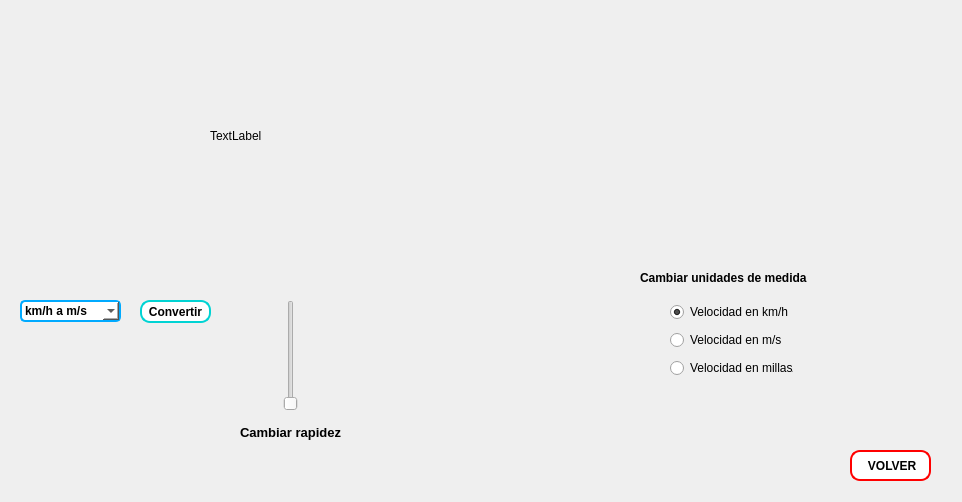
<?xml version="1.0" encoding="UTF-8"?>
<ui version="4.0">
 <class>ConversionVelocidad</class>
 <widget class="QDialog" name="ConversionVelocidad">
  <property name="geometry">
   <rect>
    <x>0</x>
    <y>0</y>
    <width>962</width>
    <height>502</height>
   </rect>
  </property>
  <property name="minimumSize">
   <size>
    <width>962</width>
    <height>502</height>
   </size>
  </property>
  <property name="maximumSize">
   <size>
    <width>962</width>
    <height>502</height>
   </size>
  </property>
  <property name="windowTitle">
   <string>CONVERSIONES VELOCIDAD</string>
  </property>
  <widget class="QWidget" name="verticalLayoutWidget_2">
   <property name="geometry">
    <rect>
     <x>340</x>
     <y>230</y>
     <width>241</width>
     <height>221</height>
    </rect>
   </property>
   <layout class="QVBoxLayout" name="vL_velocimetro"/>
  </widget>
  <widget class="QSlider" name="vS_control_velocidad">
   <property name="geometry">
    <rect>
     <x>280</x>
     <y>300</y>
     <width>22</width>
     <height>111</height>
    </rect>
   </property>
   <property name="orientation">
    <enum>Qt::Vertical</enum>
   </property>
  </widget>
  <widget class="QComboBox" name="cB_conversiones_velocidad">
   <property name="geometry">
    <rect>
     <x>20</x>
     <y>300</y>
     <width>101</width>
     <height>22</height>
    </rect>
   </property>
   <property name="styleSheet">
    <string notr="true">background-color: rgb(255, 255, 255);
border-radius: 5px;
border: 1.5px solid  rgb(0, 170, 255);
font-weight: bold;</string>
   </property>
   <item>
    <property name="text">
     <string>km/h a m/s</string>
    </property>
   </item>
   <item>
    <property name="text">
     <string>km/h a mi/h</string>
    </property>
   </item>
   <item>
    <property name="text">
     <string>m/s a km/h</string>
    </property>
   </item>
   <item>
    <property name="text">
     <string>m/s a mi/h</string>
    </property>
   </item>
   <item>
    <property name="text">
     <string>mi/h a km/h</string>
    </property>
   </item>
   <item>
    <property name="text">
     <string>mi/h a m/s</string>
    </property>
   </item>
  </widget>
  <widget class="QPushButton" name="btn_convertir_velocidad">
   <property name="geometry">
    <rect>
     <x>140</x>
     <y>300</y>
     <width>71</width>
     <height>23</height>
    </rect>
   </property>
   <property name="styleSheet">
    <string notr="true">background-color: rgb(255, 255, 255);
border-radius: 10px;
border: 2px solid  rgb(0, 211, 211);
font-weight: bold;</string>
   </property>
   <property name="text">
    <string>Convertir</string>
   </property>
  </widget>
  <widget class="QWidget" name="verticalLayoutWidget_3">
   <property name="geometry">
    <rect>
     <x>670</x>
     <y>300</y>
     <width>123</width>
     <height>80</height>
    </rect>
   </property>
   <layout class="QVBoxLayout" name="verticalLayout_3">
    <item>
     <widget class="QRadioButton" name="rB_v_km">
      <property name="sizePolicy">
       <sizepolicy hsizetype="Fixed" vsizetype="Fixed">
        <horstretch>0</horstretch>
        <verstretch>0</verstretch>
       </sizepolicy>
      </property>
      <property name="text">
       <string>Velocidad en km/h</string>
      </property>
      <property name="checked">
       <bool>true</bool>
      </property>
     </widget>
    </item>
    <item>
     <widget class="QRadioButton" name="rB_v_m">
      <property name="sizePolicy">
       <sizepolicy hsizetype="Fixed" vsizetype="Fixed">
        <horstretch>0</horstretch>
        <verstretch>0</verstretch>
       </sizepolicy>
      </property>
      <property name="text">
       <string>Velocidad en m/s</string>
      </property>
     </widget>
    </item>
    <item>
     <widget class="QRadioButton" name="rB_v_millas">
      <property name="sizePolicy">
       <sizepolicy hsizetype="Fixed" vsizetype="Fixed">
        <horstretch>0</horstretch>
        <verstretch>0</verstretch>
       </sizepolicy>
      </property>
      <property name="text">
       <string>Velocidad en millas/h</string>
      </property>
     </widget>
    </item>
   </layout>
  </widget>
  <widget class="QLabel" name="lb_animacion_velocidad">
   <property name="geometry">
    <rect>
     <x>210</x>
     <y>20</y>
     <width>531</width>
     <height>231</height>
    </rect>
   </property>
   <property name="text">
    <string>TextLabel</string>
   </property>
  </widget>
  <widget class="QToolButton" name="btn_volver">
   <property name="geometry">
    <rect>
     <x>850</x>
     <y>450</y>
     <width>81</width>
     <height>31</height>
    </rect>
   </property>
   <property name="styleSheet">
    <string notr="true">background-color: rgb(255, 255, 255);
border-radius: 10px;
border: 2px solid  rgb(255, 0, 0);
font-weight: bold;</string>
   </property>
   <property name="text">
    <string> VOLVER</string>
   </property>
   <property name="icon">
    <iconset resource="imagen.qrc">
     <normaloff>:/new/prefix1/recursos/icono_volver.png</normaloff>:/new/prefix1/recursos/icono_volver.png</iconset>
   </property>
   <property name="toolButtonStyle">
    <enum>Qt::ToolButtonTextBesideIcon</enum>
   </property>
  </widget>
  <widget class="QLabel" name="label">
   <property name="geometry">
    <rect>
     <x>240</x>
     <y>425</y>
     <width>111</width>
     <height>16</height>
    </rect>
   </property>
   <property name="font">
    <font>
     <pointsize>10</pointsize>
     <weight>75</weight>
     <bold>true</bold>
    </font>
   </property>
   <property name="text">
    <string>&lt;html&gt;&lt;head/&gt;&lt;body&gt;&lt;p&gt;Cambiar rapidez&lt;/p&gt;&lt;/body&gt;&lt;/html&gt;</string>
   </property>
  </widget>
  <widget class="QLabel" name="label_2">
   <property name="geometry">
    <rect>
     <x>640</x>
     <y>270</y>
     <width>181</width>
     <height>16</height>
    </rect>
   </property>
   <property name="font">
    <font>
     <pointsize>9</pointsize>
     <weight>75</weight>
     <bold>true</bold>
    </font>
   </property>
   <property name="text">
    <string>&lt;html&gt;&lt;head/&gt;&lt;body&gt;&lt;p&gt;Cambiar unidades de medida&lt;/p&gt;&lt;/body&gt;&lt;/html&gt;</string>
   </property>
  </widget>
 </widget>
 <resources>
  <include location="imagen.qrc"/>
 </resources>
 <connections/>
</ui>
